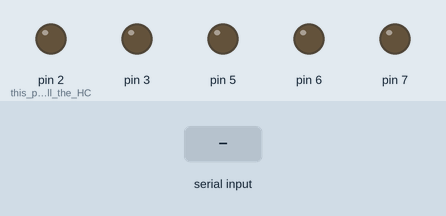
The sketch below on a simulated Arduino Uno, built with avr-gcc and run on an emulated ATmega328P. Shown: output pins drawn as LEDs (lit = HIGH). The inputs (shaded band) are chosen by the test bench. What the sketch prints to the serial monitor is not drawn.

Above: at 1.2 s.
1.3 s: "F" received over the second serial link
At 2.3 s:
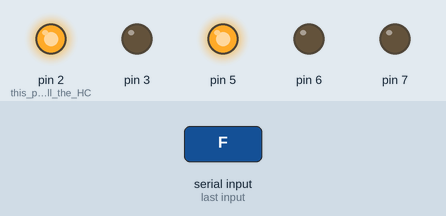
2.8 s: "B" received over the second serial link
At 3.4 s:
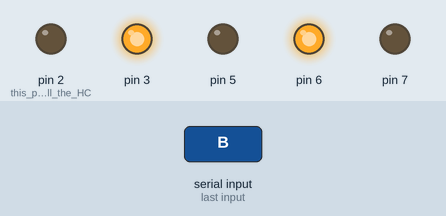
4.3 s: "L" received over the second serial link
At 5.5 s:
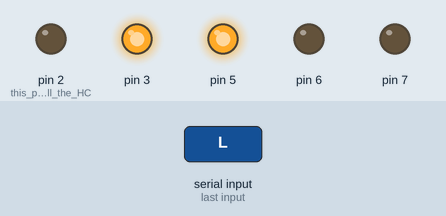
5.8 s: "R" received over the second serial link
At 6.9 s:
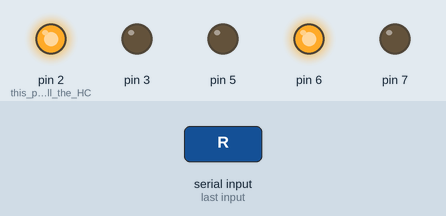
7.3 s: "N" received over the second serial link
At 8.0 s:
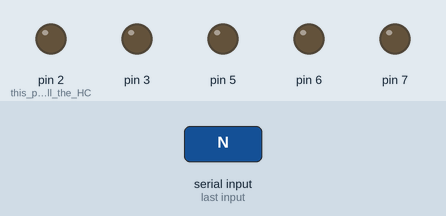
Timing chart, 0 to 9.8 s (numbered marks = the images above; inputs shaded):
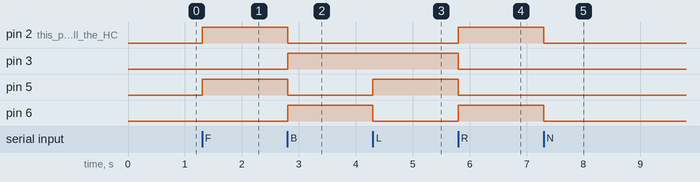

Measured:
- after the input at 1.3 s, pin 2 (this_pin_will_pull_the_HC), pin 5: LOW → HIGH at once
- after the input at 2.8 s, pin 2 (this_pin_will_pull_the_HC), pin 5: HIGH → LOW at once; pin 3, pin 6: LOW → HIGH at once
- after the input at 4.3 s, pin 5: LOW → HIGH at once; pin 6: HIGH → LOW at once
- after the input at 5.8 s, pin 2 (this_pin_will_pull_the_HC), pin 6: LOW → HIGH at once; pin 3, pin 5: HIGH → LOW at once
- after the input at 7.3 s, pin 2 (this_pin_will_pull_the_HC), pin 6: HIGH → LOW at once

The sketch:

recieve.ino
```cpp
// (licence header left out)
#include <SoftwareSerial.h>

SoftwareSerial BTSerial(10, 11); // RX | TX

void setup()
{
   pinMode(2, OUTPUT);  // this pin will pull the HC-05 pin 34 (key pin) HIGH to switch module to AT mode
   pinMode(3, OUTPUT);
   pinMode(7, OUTPUT);
   pinMode(5, OUTPUT);
   pinMode(6,OUTPUT);
  Serial.begin(38400);
  BTSerial.begin(38400);  // HC-05 default speed in AT command more
}

void loop()
{

  // Keep reading from HC-05 and send to Arduino Serial Monitor
  if (BTSerial.available())

  { //Serial.print(BTSerial.read());
    int temp=BTSerial.read();
    if(temp==66)
    { Serial.print("BACKWARD");
      Move('B');
    }
   else  if(temp==70)
    { Serial.print("FORWARD");
      Move('F');
    }

   else if(temp==76)
    { Serial.print("LEFT");
      Move('L');
    }
   else  if(temp==82)
    { Serial.print("RIGHT");
      Move('R');
    }
    else
    { Serial.print("NEUTRAL");
      Move('N');
    }
 }else Serial.print("gfgfg");
}

void Move(char c)
{
  if(c=='F')
  { digitalWrite(2,HIGH);
    digitalWrite(5,HIGH);
    digitalWrite(3,LOW);
    digitalWrite(6,LOW);
  }
  if(c=='B')
  { digitalWrite(2,LOW);
    digitalWrite(5,LOW);
    digitalWrite(3,HIGH);
    digitalWrite(6,HIGH);
  }
   if(c=='L')
  { digitalWrite(2,LOW);
    digitalWrite(3,HIGH);
    digitalWrite(5,HIGH);
    digitalWrite(6,LOW);
  }
  if(c=='R')
  { digitalWrite(2,HIGH);
    digitalWrite(3,LOW);
    digitalWrite(5,LOW);
    digitalWrite(6,HIGH);
  }
  if(c=='N')
  { digitalWrite(2,LOW);
    digitalWrite(3,LOW);
    digitalWrite(5,LOW);
    digitalWrite(6,LOW);
  }
}
```
